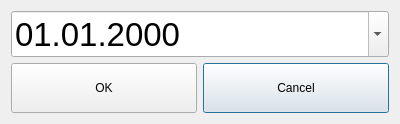
<?xml version="1.0" encoding="UTF-8"?>
<ui version="4.0">
 <class>DlgDate</class>
 <widget class="QDialog" name="DlgDate">
  <property name="geometry">
   <rect>
    <x>0</x>
    <y>0</y>
    <width>400</width>
    <height>120</height>
   </rect>
  </property>
  <property name="windowTitle">
   <string>Date</string>
  </property>
  <layout class="QGridLayout" name="gridLayout">
   <item row="1" column="1">
    <widget class="QPushButton" name="btnCancel">
     <property name="minimumSize">
      <size>
       <width>0</width>
       <height>50</height>
      </size>
     </property>
     <property name="text">
      <string>Cancel</string>
     </property>
    </widget>
   </item>
   <item row="1" column="0">
    <widget class="QPushButton" name="btnOk">
     <property name="minimumSize">
      <size>
       <width>0</width>
       <height>50</height>
      </size>
     </property>
     <property name="text">
      <string>OK</string>
     </property>
    </widget>
   </item>
   <item row="0" column="0" colspan="2">
    <widget class="QDateEdit" name="deDate">
     <property name="font">
      <font>
       <pointsize>25</pointsize>
      </font>
     </property>
     <property name="displayFormat">
      <string>dd.MM.yyyy</string>
     </property>
     <property name="calendarPopup">
      <bool>true</bool>
     </property>
    </widget>
   </item>
  </layout>
 </widget>
 <resources/>
 <connections/>
</ui>
